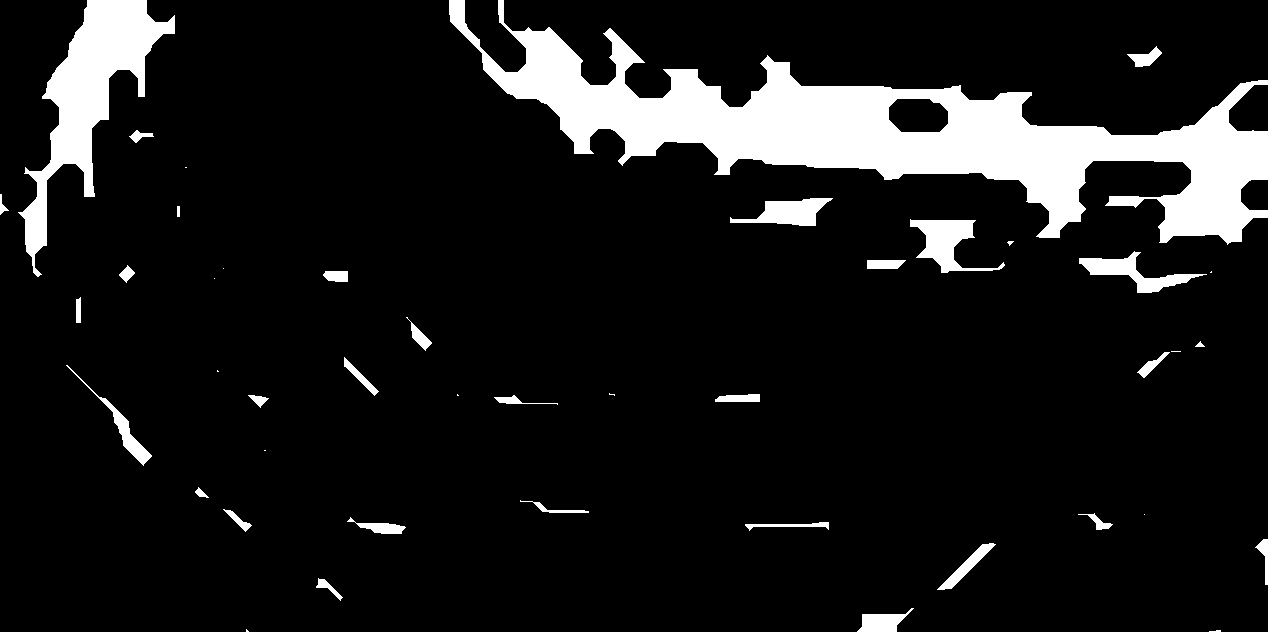
%> input picture images/cropped/hist/OC50/edge/canny/D10E15/2_noEdge_hist_OC_edge_canny_D10E15.png, 1268 x 632 px; its folder holds only this picture in this run
$ octave testEnhancements.m   (GNU Octave 9; MATLAB toolbox functions it lacks are replaced by stand-ins)
%> lines starting %> are read from the running program, lines starting %| are printed output that depends on the picture; in (x1, y1, x2, y2) boxes, pixels count from 0 and x2, y2 are one past the last pixel; in counts of white or black regions, pixels touching at a corner belong together; the program's own positions count from 1

% [16 lines of commented-out code are left out]

%%%% Above this is all about testing individually
% Below is outputting all modified files to folder

image_src = 'cropped/hist/OC50/edge/canny/D10E15';  % Alternative is 'cropped'
image_dest = 'D10E15'; % Folder
image_mod = '_D10E15'; % what does this do to it
image_ext = 'png';  % Don't include .

src = strcat('images/', image_src, '/');
dest = strcat(src, image_dest);

mkdir(dest);

seD = strel('disk', 10);
seE = strel('disk', 15);

files = dir(strcat(src, '*.', image_ext));
for file = files'
    %I = rgb2gray(imread(strcat(src, file.name)));
    I = imread(strcat(src, file.name));
%> I: size 632x1268 logical; 10.3% white; 44 white regions (13 under 20 px), largest, box (x1, y1, x2, y2) and area: (449, 0, 1268, 245) 58116, (18, 0, 175, 277) 12552, (910, 219, 1005, 273) 2080

    % [4 lines of commented-out code are left out]

    Io = imdilate(I, seD);
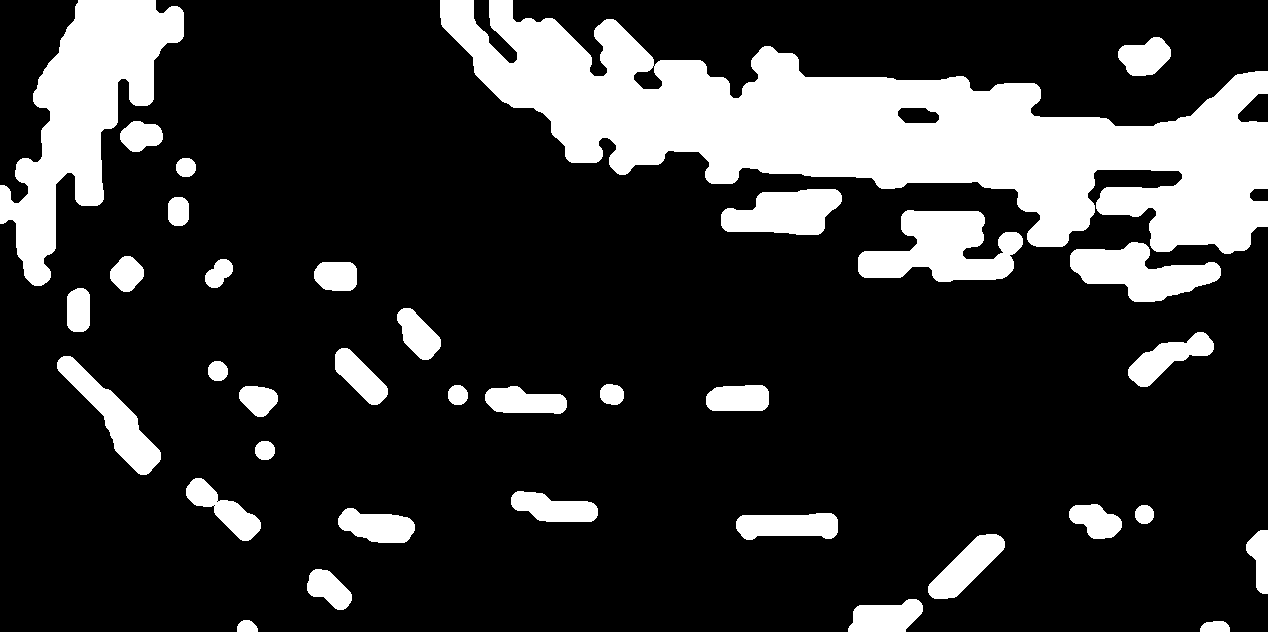
%> Io: size 632x1268 logical; 20% white; 36 white regions, largest, box (x1, y1, x2, y2) and area: (440, 0, 1268, 254) 86175, (0, 0, 184, 286) 21146, (858, 210, 1023, 282) 7143
    I_adj = imerode(Io, seE);
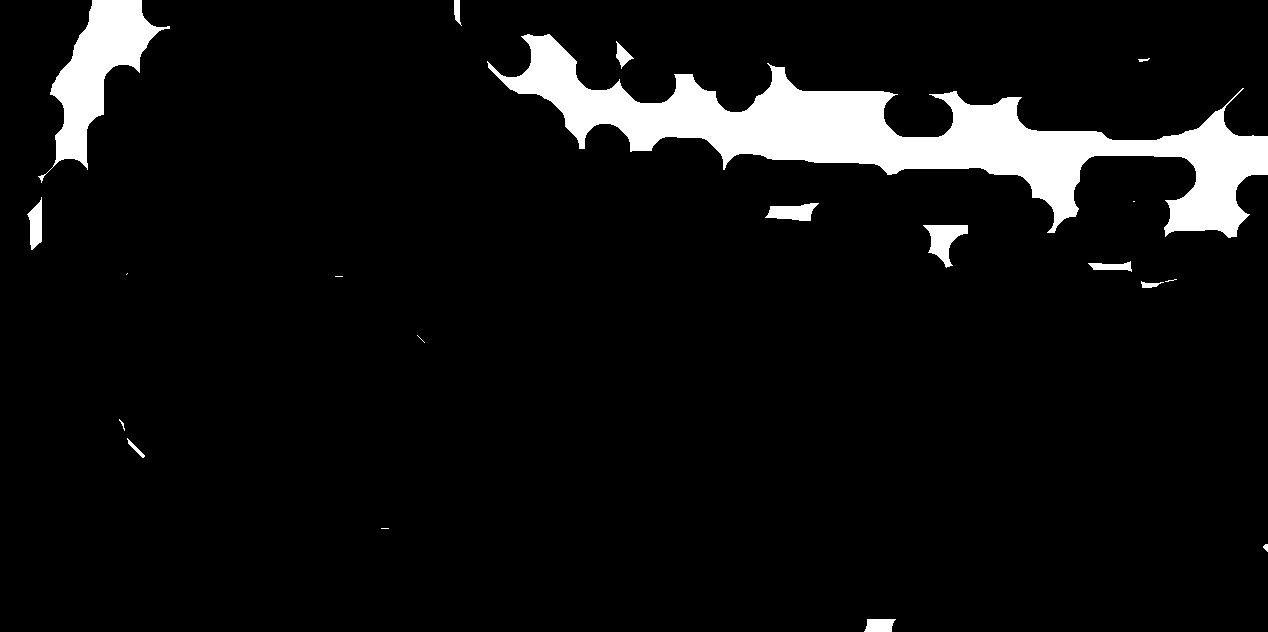
%> I_adj: size 632x1268 logical; 6.8% white; 20 white regions (6 under 20 px), largest, box (x1, y1, x2, y2) and area: (487, 34, 1268, 238) 43216, (38, 0, 170, 183) 8113, (923, 225, 968, 268) 931

    % [7 lines of commented-out code are left out]

    parts = strsplit(file.name, '.');
    newFile = strcat(dest, '/', parts(1), image_mod, '.', image_ext);
    disp(newFile);
    imwrite(I_adj, newFile{1});
end

$ run again, on images/cropped/hist/OC50/edge/canny/D10E15/t_noEdge_hist_OC_edge_canny_D10E15.png
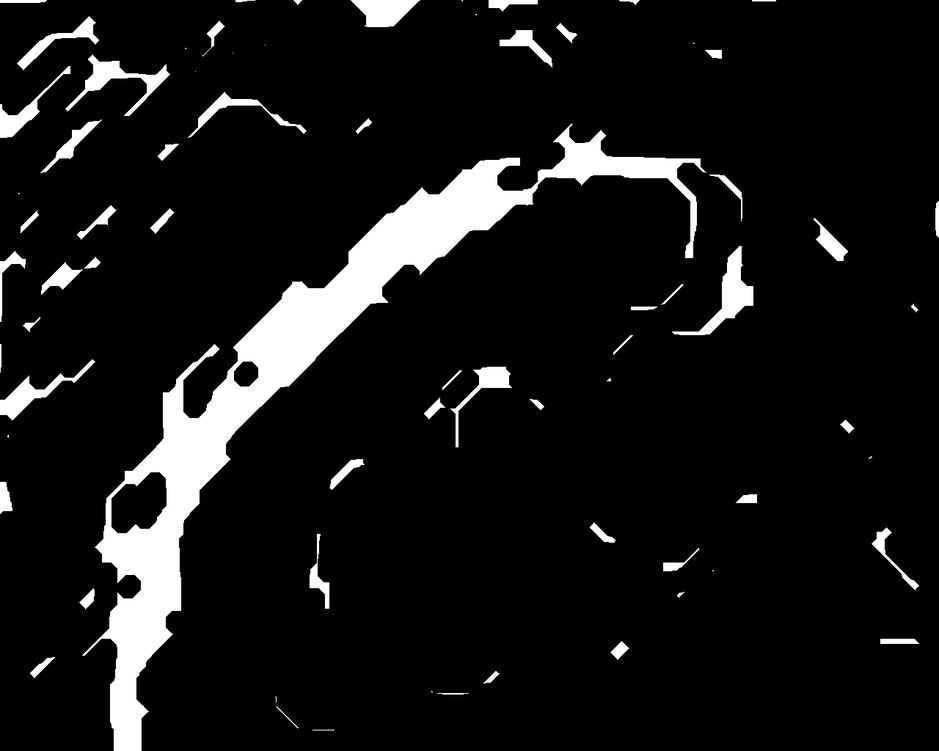
%> input picture images/cropped/hist/OC50/edge/canny/D10E15/t_noEdge_hist_OC_edge_canny_D10E15.png, 939 x 751 px, shrunk from 1280 x 1024 before the run
%> I is the input picture: size 751x939 uint8; min 0, max 255, mean 22
%> `Io = imdilate(I, seD);`:
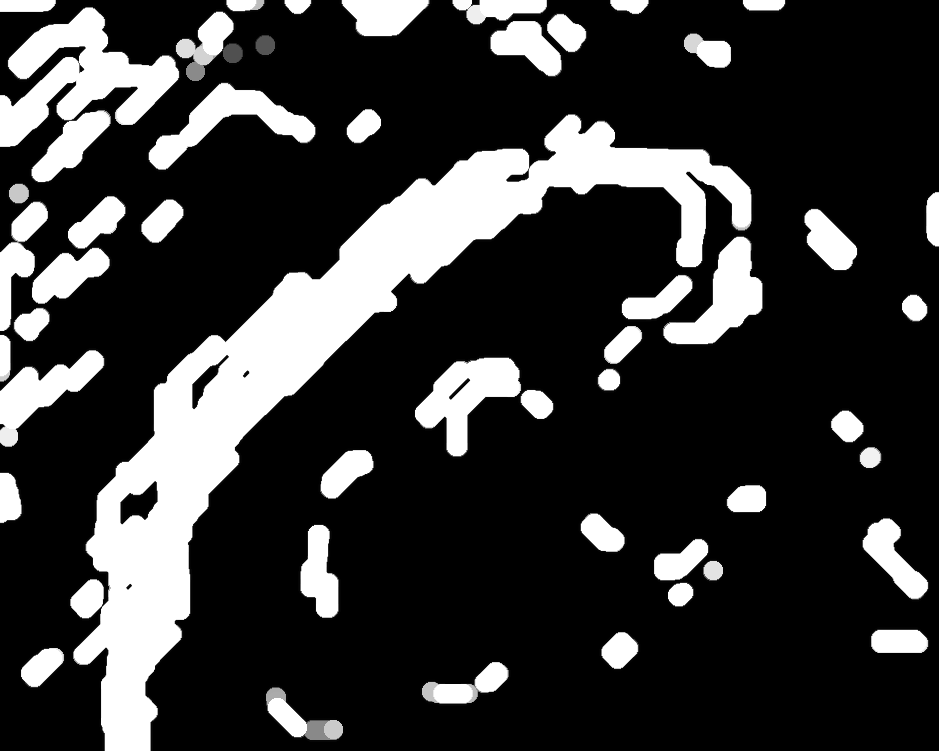
%> Io: size 751x939 uint8; min 0, max 255, mean 54.8
%> `I_adj = imerode(Io, seE);`:
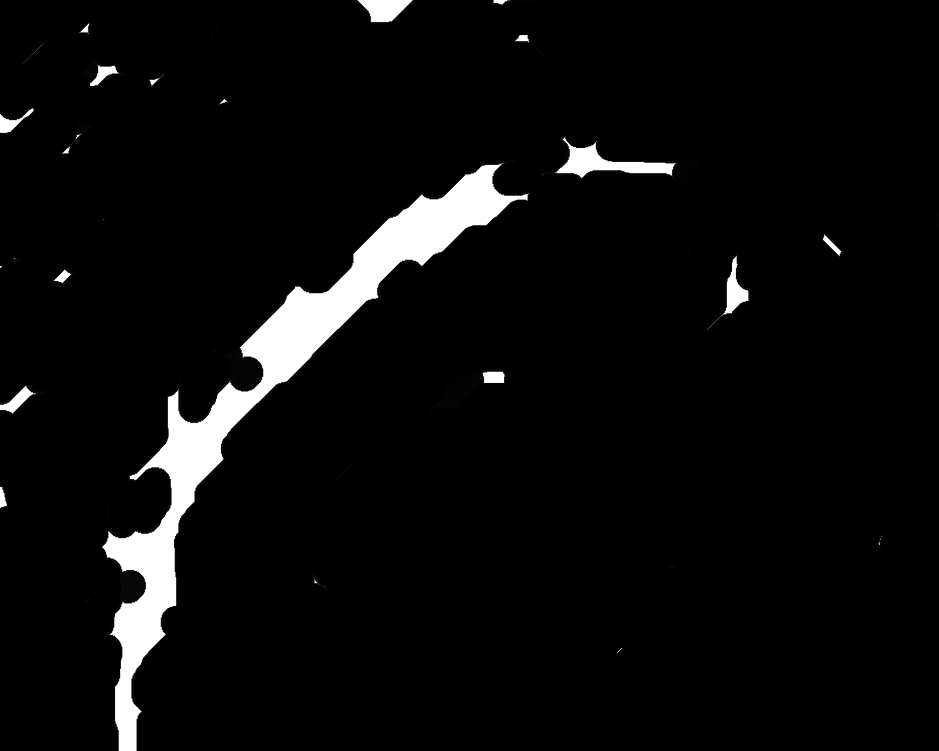
%> I_adj: size 751x939 uint8; min 0, max 255, mean 12.1

$ run again, on images/cropped/hist/OC50/edge/canny/D10E15/u_noEdge_hist_OC_edge_canny_D10E15.png
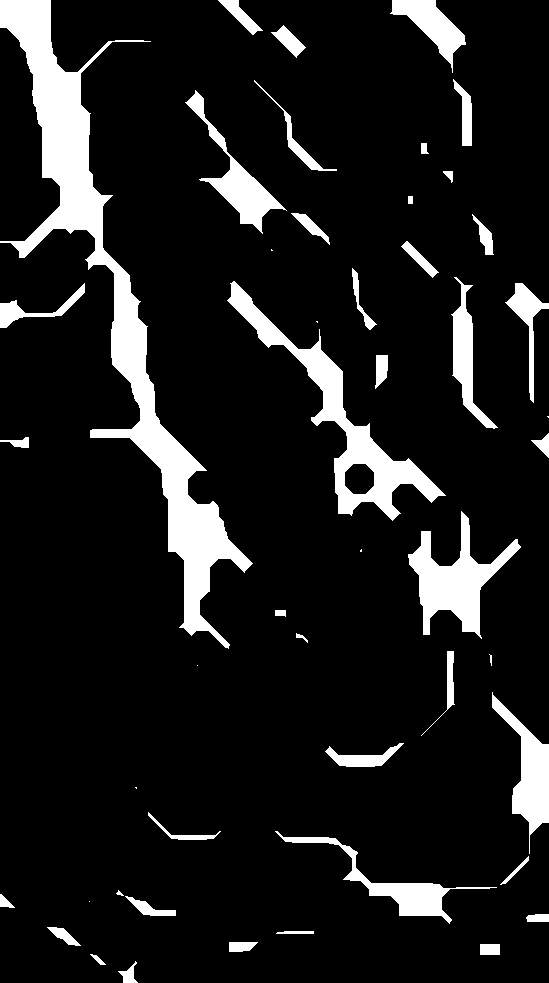
%> input picture images/cropped/hist/OC50/edge/canny/D10E15/u_noEdge_hist_OC_edge_canny_D10E15.png, 549 x 983 px
%> I: size 983x549 logical; 11.2% white; 48 white regions (7 under 20 px), largest, box (x1, y1, x2, y2) and area: (0, 0, 253, 649) 24226, (227, 281, 446, 521) 7949, (408, 511, 521, 639) 5117
%> `Io = imdilate(I, seD);`:
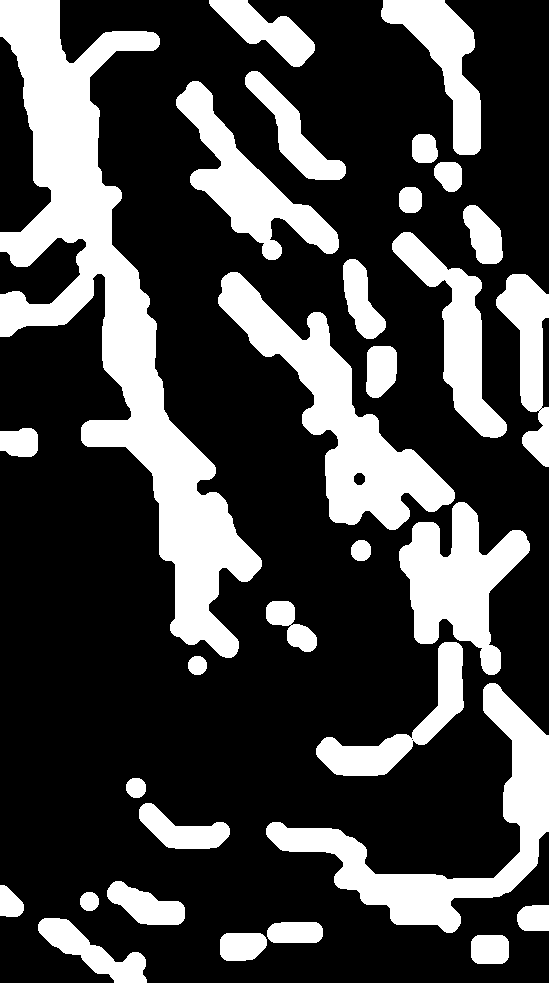
%> Io: size 983x549 logical; 27.7% white; 31 white regions, largest, box (x1, y1, x2, y2) and area: (0, 0, 262, 658) 45641, (218, 272, 455, 530) 17078, (266, 683, 549, 933) 15285
%> `I_adj = imerode(Io, seE);`:
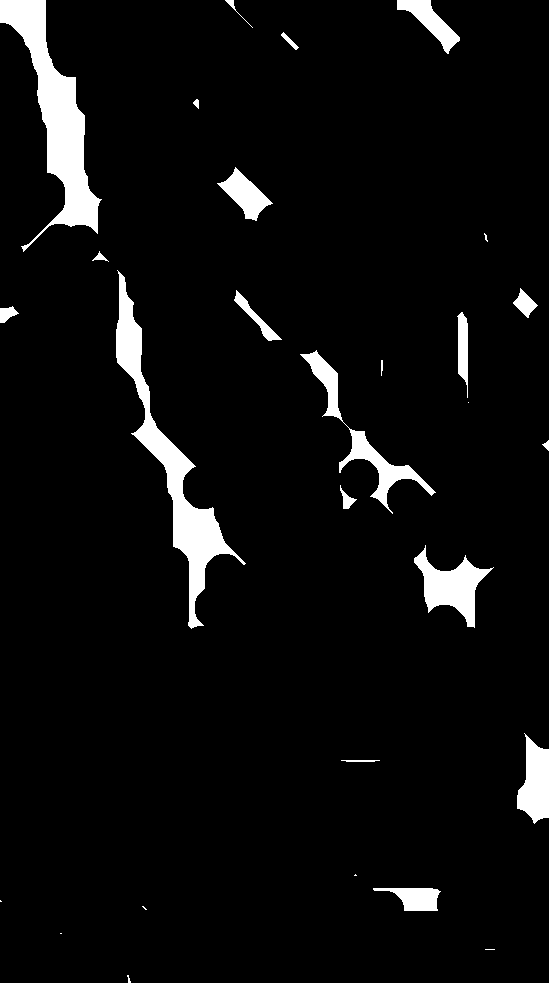
%> I_adj: size 983x549 logical; 5.3% white; 28 white regions (8 under 20 px), largest, box (x1, y1, x2, y2) and area: (0, 0, 102, 252) 7883, (116, 270, 246, 629) 7367, (300, 350, 436, 514) 2812

$ run again, on images/cropped/hist/OC50/edge/canny/D10E15/3_noEdge_hist_OC_edge_canny_D10E15.png
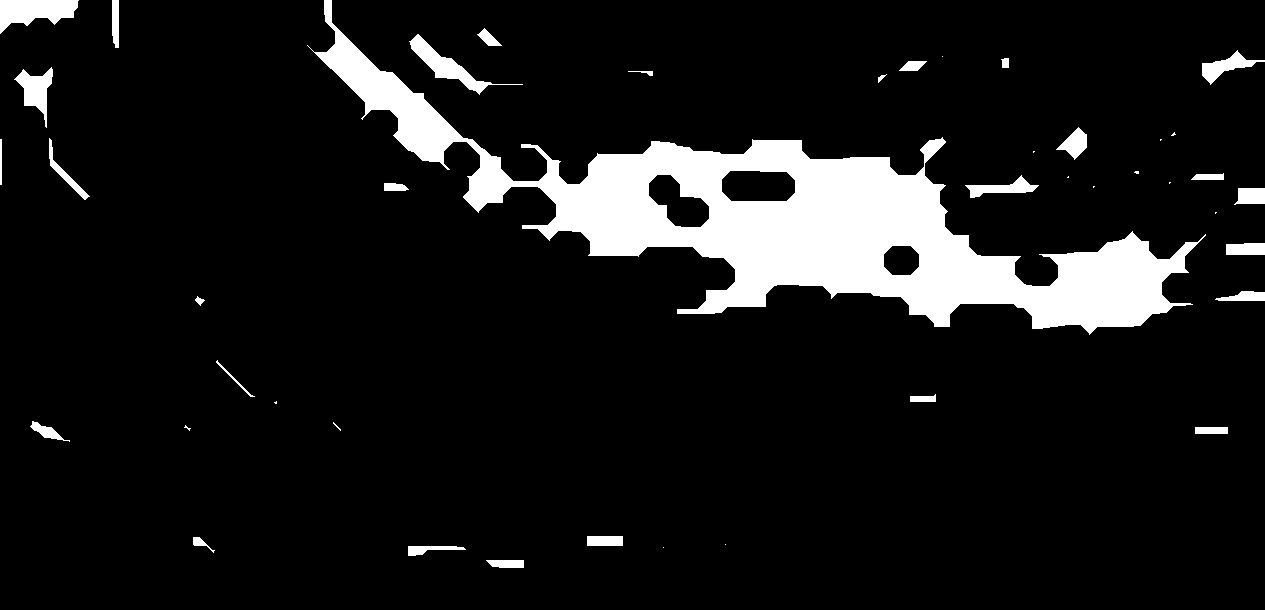
%> input picture images/cropped/hist/OC50/edge/canny/D10E15/3_noEdge_hist_OC_edge_canny_D10E15.png, 1265 x 610 px
%> I: size 610x1265 logical; 10.1% white; 43 white regions (14 under 20 px), largest, box (x1, y1, x2, y2) and area: (307, 0, 1206, 335) 66801, (0, 0, 79, 34) 1663, (409, 34, 523, 95) 1388
%> `Io = imdilate(I, seD);`:
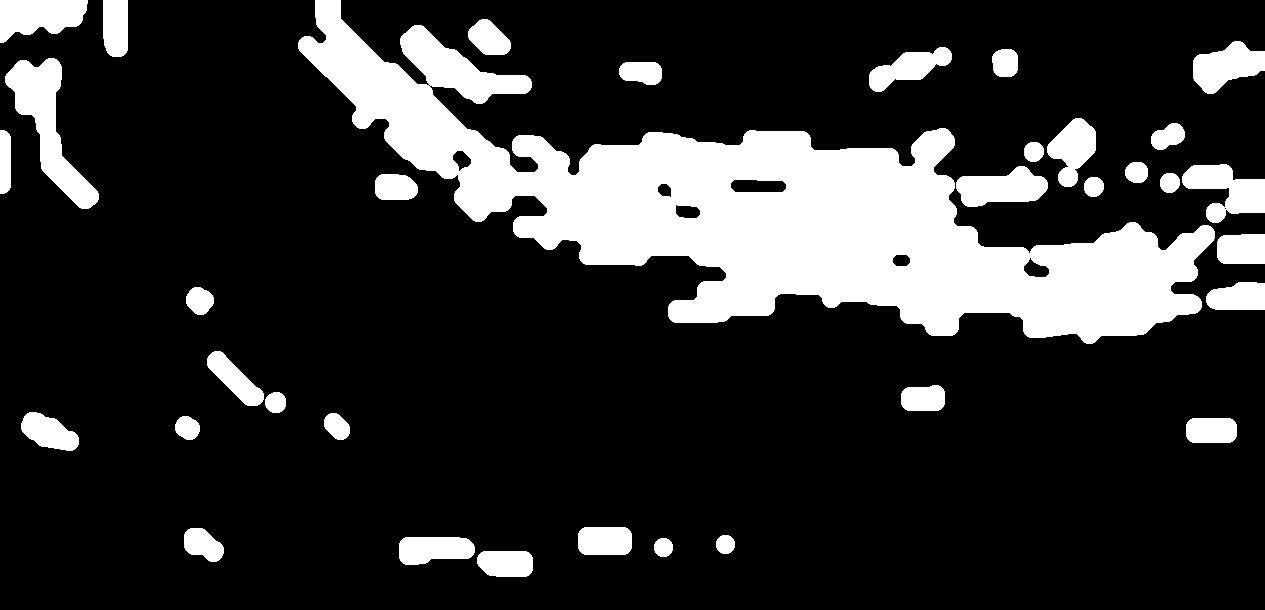
%> Io: size 610x1265 logical; 18.9% white; 35 white regions, largest, box (x1, y1, x2, y2) and area: (298, 0, 1215, 344) 103172, (5, 58, 99, 209) 4946, (0, 0, 88, 43) 2712
%> `I_adj = imerode(Io, seE);`:
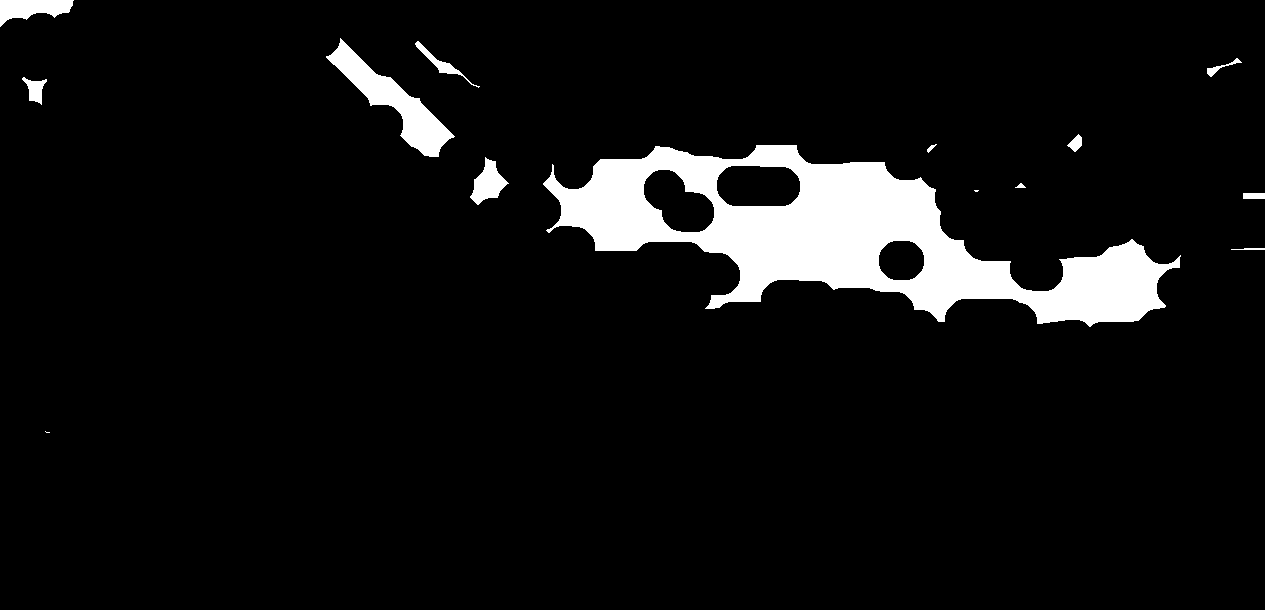
%> I_adj: size 610x1265 logical; 6.9% white; 14 white regions (2 under 20 px), largest, box (x1, y1, x2, y2) and area: (543, 145, 1181, 327) 45795, (326, 38, 455, 157) 4086, (0, 0, 74, 27) 1179
